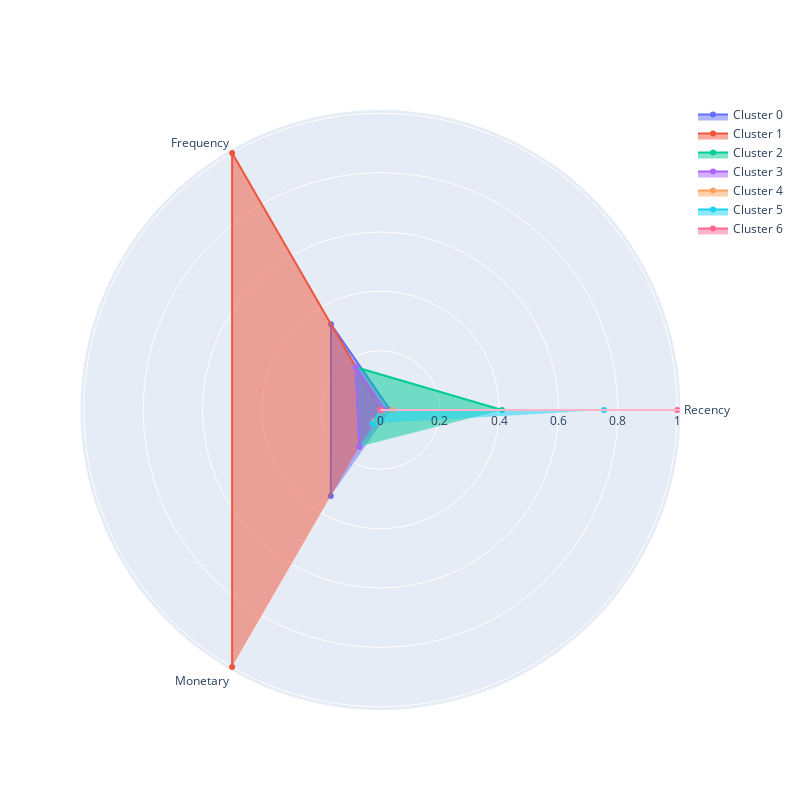

The code cell stored with this chart in its notebook:
### Markdown cell above
### Задание 6.7
Визуализируйте профили кластеров в виде полярной диаграммы на основе средних RFM-характеристик, вычисленных для каждого кластера.

Проанализируйте кластеры и на основе анализа сопоставьте номер кластера и его описание.

* Кластер соответствует «лояльным» клиентам, которые приносят наибольший доход, совершают покупки чаще всего, а давность их последней покупки наименьшая.
* Кластер соответствует «перспективным» клиентам, которые являются активными покупателями, но покупают не так часто и не так много, как лояльные клиенты.
* Кластер соответствует «подвисшим» клиентам, которые относительно недавно сделали несколько заказов на небольшие суммы. Потенциально эти клиенты могут быть переведены в кластер «перспективных».
* Кластер соответствует клиентам «в зоне риска», которые несколько раз покупали товары на небольшие суммы, однако их последняя покупка была совершена более пяти месяцев назад.
* Кластер соответствует клиентам-«новичкам», которые относительно недавно сделали один заказ на небольшую сумму. 
* Кластер соответствует «спящим» или «почти потерянным» клиентам, которые сделали один заказ на маленькую сумму более семи месяцев назад и больше не возвращались.
* Кластер соответствует «потерянным» клиентам, которые купили меньше всего товара, и их последняя покупка была совершена около года назад.

### Code cell
plot_cluster_profile(rfm_clusters, 7)

### Figure 1 — Plotly figure (JSON) as saved in the notebook; plotly's stock layout.template omitted (floating-point values rounded to 4 significant figures)
{"data": [{"fill": "toself", "name": "Cluster 0", "r": [0.03313, 0.3333, 0.335], "theta": ["Recency", "Frequency", "Monetary"], "type": "scatterpolar"}, {"fill": "toself", "name": "Cluster 1", "r": [0, 1.0, 1], "theta": ["Recency", "Frequency", "Monetary"], "type": "scatterpolar"}, {"fill": "toself", "name": "Cluster 2", "r": [0.4096, 0.1667, 0.1421], "theta": ["Recency", "Frequency", "Monetary"], "type": "scatterpolar"}, {"fill": "toself", "name": "Cluster 3", "r": [0.01506, 0.1667, 0.1425], "theta": ["Recency", "Frequency", "Monetary"], "type": "scatterpolar"}, {"fill": "toself", "name": "Cluster 4", "r": [0.03916, 0, 0.04354], "theta": ["Recency", "Frequency", "Monetary"], "type": "scatterpolar"}, {"fill": "toself", "name": "Cluster 5", "r": [0.753, 0, 0.0527], "theta": ["Recency", "Frequency", "Monetary"], "type": "scatterpolar"}, {"fill": "toself", "name": "Cluster 6", "r": [1.0, 0, 0], "theta": ["Recency", "Frequency", "Monetary"], "type": "scatterpolar"}], "layout": {"autosize": false, "height": 800, "showlegend": true, "width": 800}}
